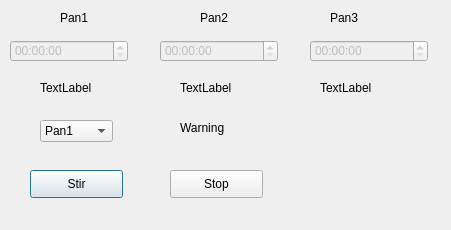
<?xml version="1.0" encoding="UTF-8"?>
<ui version="4.0">
 <class>Dialog</class>
 <widget class="QDialog" name="Dialog">
  <property name="geometry">
   <rect>
    <x>0</x>
    <y>0</y>
    <width>451</width>
    <height>230</height>
   </rect>
  </property>
  <property name="windowTitle">
   <string>Dialog</string>
  </property>
  <widget class="QPushButton" name="StirButton">
   <property name="geometry">
    <rect>
     <x>30</x>
     <y>170</y>
     <width>93</width>
     <height>28</height>
    </rect>
   </property>
   <property name="text">
    <string>Stir</string>
   </property>
  </widget>
  <widget class="QLabel" name="Pan1Label">
   <property name="geometry">
    <rect>
     <x>60</x>
     <y>10</y>
     <width>55</width>
     <height>16</height>
    </rect>
   </property>
   <property name="text">
    <string>Pan1</string>
   </property>
  </widget>
  <widget class="QLabel" name="Pan2Label">
   <property name="geometry">
    <rect>
     <x>200</x>
     <y>10</y>
     <width>55</width>
     <height>16</height>
    </rect>
   </property>
   <property name="text">
    <string>Pan2</string>
   </property>
  </widget>
  <widget class="QPushButton" name="pushButton">
   <property name="geometry">
    <rect>
     <x>170</x>
     <y>170</y>
     <width>93</width>
     <height>28</height>
    </rect>
   </property>
   <property name="text">
    <string>Stop</string>
   </property>
  </widget>
  <widget class="QTimeEdit" name="Pan3Timer">
   <property name="enabled">
    <bool>false</bool>
   </property>
   <property name="geometry">
    <rect>
     <x>310</x>
     <y>40</y>
     <width>118</width>
     <height>22</height>
    </rect>
   </property>
  </widget>
  <widget class="QLabel" name="Warning">
   <property name="geometry">
    <rect>
     <x>180</x>
     <y>120</y>
     <width>55</width>
     <height>16</height>
    </rect>
   </property>
   <property name="text">
    <string>Warning</string>
   </property>
  </widget>
  <widget class="QTimeEdit" name="Pan2Timer">
   <property name="enabled">
    <bool>false</bool>
   </property>
   <property name="geometry">
    <rect>
     <x>160</x>
     <y>40</y>
     <width>118</width>
     <height>22</height>
    </rect>
   </property>
  </widget>
  <widget class="QLabel" name="label_10">
   <property name="geometry">
    <rect>
     <x>320</x>
     <y>80</y>
     <width>55</width>
     <height>16</height>
    </rect>
   </property>
   <property name="text">
    <string>TextLabel</string>
   </property>
  </widget>
  <widget class="QLabel" name="Pan3Label">
   <property name="geometry">
    <rect>
     <x>330</x>
     <y>10</y>
     <width>55</width>
     <height>16</height>
    </rect>
   </property>
   <property name="text">
    <string>Pan3</string>
   </property>
  </widget>
  <widget class="QComboBox" name="SturSelect">
   <property name="geometry">
    <rect>
     <x>40</x>
     <y>120</y>
     <width>73</width>
     <height>22</height>
    </rect>
   </property>
   <item>
    <property name="text">
     <string>Pan1</string>
    </property>
   </item>
   <item>
    <property name="text">
     <string>Pan2</string>
    </property>
   </item>
   <item>
    <property name="text">
     <string>Pan3</string>
    </property>
   </item>
  </widget>
  <widget class="QLabel" name="label_8">
   <property name="geometry">
    <rect>
     <x>40</x>
     <y>80</y>
     <width>55</width>
     <height>16</height>
    </rect>
   </property>
   <property name="text">
    <string>TextLabel</string>
   </property>
  </widget>
  <widget class="QLabel" name="label_9">
   <property name="geometry">
    <rect>
     <x>180</x>
     <y>80</y>
     <width>55</width>
     <height>16</height>
    </rect>
   </property>
   <property name="text">
    <string>TextLabel</string>
   </property>
  </widget>
  <widget class="QTimeEdit" name="Pan1Timer">
   <property name="enabled">
    <bool>false</bool>
   </property>
   <property name="geometry">
    <rect>
     <x>10</x>
     <y>40</y>
     <width>118</width>
     <height>22</height>
    </rect>
   </property>
  </widget>
 </widget>
 <resources/>
 <connections/>
</ui>
